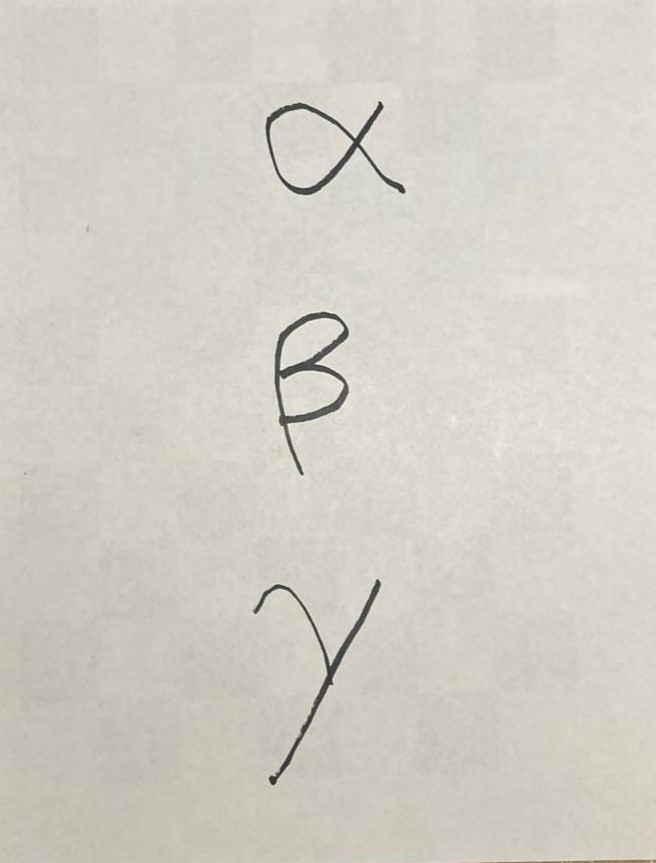
//> input picture ComputerVision_CS5330_25Fall/Project5/custom_greek_raw/alpha-beta-gamma1.jpeg, 656 x 863 px
$ ./P2-multiH-v3 ComputerVision_CS5330_25Fall/Project5/custom_greek_raw/ out.png   (built with g++ and OpenCV 4)
//> lines starting //> are read from the running program, lines starting //| are printed output that depends on the picture
//> further down, img is the input picture: 863 rows x 656 cols, CV_8UC3; mean B, G, R 197.5, 206.8, 210.9
/*
功能: 对每张图像计算未归一化的 8-bin RGB 直方图（每通道 8 个 bin），构成全图（24 值）与中心区域（24 值）
的拼接向量后对整个向量做 L1 归一化，输出文件名 + 48 个浮点特征（总和约为 1.0）。
Compute raw 8-bin per-channel RGB histograms (3*8=24) for the full image and for a center ROI (center 25%×25%),
concatenate them into a 48-length vector, then L1-normalize the whole vector so the sum ≈ 1.0. Save each image's filename and the 48 normalized floats as a CSV row.
颜色直方图+梯度幅值直方图

Parameters to Pass 运行时需传入 2 个位置参数，顺序固定： 参数顺序 参数含义 示例值
第 1 个 图像文件夹路径 ./images 第 2 个 输出 CSV 文件路径 ./features_multiH.csv

Usage: ./P2-multiH-v3 <image_folder> <output_csv>
Example: ./P2-multiH-v3 ./images features.csv

实现与生成文件示意
直方图计算：对每个通道使用 8 个 bin，范围 [0,256)。computeRGBHistRaw 返回按通道拼接的原始 bin 值（长度 24），此处不对单通道做归一化。
中心区域：中心 ROI 大小为图像宽高的 1/4（cw = w/4, ch = h/4），并做边界夹紧以保证合法矩形。
特征拼接与归一化：
拼接顺序为：full-image(24) + center-ROI(24) -> 48。
对整个 48 维向量做 L1 归一化（所有绝对值之和 = 1.0，若和为 0 则保持原向量除以 1 防止除 0）。
输出 CSV 行格式： filename,f0,f1,...,f47 其中 filename 为文件名（不含路径），每个 f 是归一化后的浮点数，字段用逗号分隔。
*/

#include <opencv2/opencv.hpp>
#include <iostream>
#include <filesystem>
#include <fstream>
#include <vector>
using namespace std;
using namespace cv;
namespace fs = std::filesystem;

// Extract single RGB histogram with 8 bins per channel, then return concatenated vector
// IMPORTANT: returns concatenated vector (3*8 = 24) and DOES NOT normalize per-channel.
// We'll normalize the whole combined vector (or combined full+center) later.
vector<float> computeRGBHistRaw(const Mat& img) {
    vector<Mat> channels;
    split(img, channels);
    int histSize = 8;
    float range[] = {0, 256};
    const float* histRange = {range};
    vector<float> feature;
    feature.reserve(3 * histSize);
    for (int i = 0; i < 3; ++i) {
        Mat hist;
        calcHist(&channels[i], 1, 0, Mat(), hist, 1, &histSize, &histRange);
        // push raw bins (not normalized here)
        for (int j = 0; j < histSize; ++j) feature.push_back(hist.at<float>(j));
    }
//> this loop made 3 passes
//> hist on passes 1 to 3: [3, 1325, 3557, 1202, 914, 130385, 428390, 352], [0, 784, 3803, 1219, 999, 20594, 532334, 6395], [0, 728, 3816, 1119, 1069, 2585, 516204, 40607]
//> after the loop, feature = 24 values, max 532334 at index 14, min 0 at index 8, mean 70766
    return feature; // length = 24
}

// compute combined feature: full-image hist (24) + center hist (24) -> 48
// then L1-normalize the entire concatenated vector so sum = 1.0
vector<float> computeCombinedFeature(const Mat& img) {
    vector<float> fullHist = computeRGBHistRaw(img);
//> fullHist has the same summary as feature in computeRGBHistRaw

    // center ROI - we use a center rectangle sized 25% x 25% of image (as before)
    int w = img.cols, h = img.rows;
//> w = 656; h = 863
    int cw = max(1, w / 4), ch = max(1, h / 4);
//> cw = 164; ch = 215
    int sx = (w - cw) / 2, sy = (h - ch) / 2;
//> sx = 246; sy = 324
    // clamp to image
    if (sx < 0) sx = 0;
    if (sy < 0) sy = 0;
    if (sx + cw > w) cw = w - sx;
    if (sy + ch > h) ch = h - sy;
    Rect centerRect(sx, sy, cw, ch);
//> centerRect = Rect(246, 324, 164, 215)
    Mat centerROI = img(centerRect);
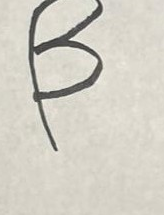
//> centerROI: 215 rows x 164 cols, CV_8UC3; mean B, G, R 196.4, 206.8, 210.2
    vector<float> centerHist = computeRGBHistRaw(centerROI);
//> the loop in computeRGBHistRaw (call 2), `for (int i = 0; i < 3; ++i)` made 3 passes
//> hist on passes 1 to 3: [0, 110, 1585, 354, 243, 345, 32447, 176], [0, 42, 1546, 408, 250, 271, 31441, 1302], [0, 32, 1526, 437, 245, 269, 28483, 4268]
//> centerHist = 24 values, max 32447 at index 6, min 0 at index 0, mean 4407.5

    // concatenate
    vector<float> combined;
    combined.reserve(fullHist.size() + centerHist.size());
    combined.insert(combined.end(), fullHist.begin(), fullHist.end());
//> combined has the same summary as feature in computeRGBHistRaw
    combined.insert(combined.end(), centerHist.begin(), centerHist.end());
//> combined = 48 values, max 532334 at index 14, min 0 at index 8, mean 37586.8

    // L1 normalize the whole combined vector so total sum == 1.0
    double s = 0.0;
    for (float v : combined) s += fabs(v);
//> this loop made 48 passes
//> (v, s) on passes 1 to 12: (3, 3), (1325, 1328), (3557, 4885), (1202, 6087), (914, 7001), (130385, 137386), (428390, 565776), (352, 566128), (0, 566128), (784, 566912), (3803, 570715), (1219, 571934)
//> after the loop, s = 1804164
    if (s <= 0) s = 1.0; // avoid div0
    for (float &v : combined) v = float(v / s);
//> this loop made 48 passes
//> v on passes 1 to 12: 1.66e-06, 0.000734, 0.00197, 0.000666, 0.000507, 0.0723, 0.237, 0.000195, 0, 0.000435, 0.00211, 0.000676

    return combined; // length 48, sum ~= 1.0
}

int main(int argc, char** argv) {
    if (argc < 3) {
        cout << " Usage: ./P2-multiH-v3 <image_folder> <output_csv>\n";
        return -1;
    }

    string folder = argv[1];
    string output_csv = argv[2];
    ofstream fout(output_csv);
    if (!fout.is_open()) {
        cerr << " Failed to open output file.\n";
        return -1;
    }

    for (const auto& entry : fs::directory_iterator(folder)) {
        string path = entry.path().string();
        Mat img = imread(path);
        if (img.empty()) continue;

        vector<float> feat = computeCombinedFeature(img);
//> feat = 48 values, max 0.295 at index 14, min 0 at index 8, mean 0.0208

        fout << fs::path(path).filename().string();
        for (float v : feat) fout << "," << v;
        fout << "\n";
        cout << "Processed: " << path << endl;
    }
//> pass 2 of the loop `for (const auto& entry : fs::directory_iterator(folder))`:
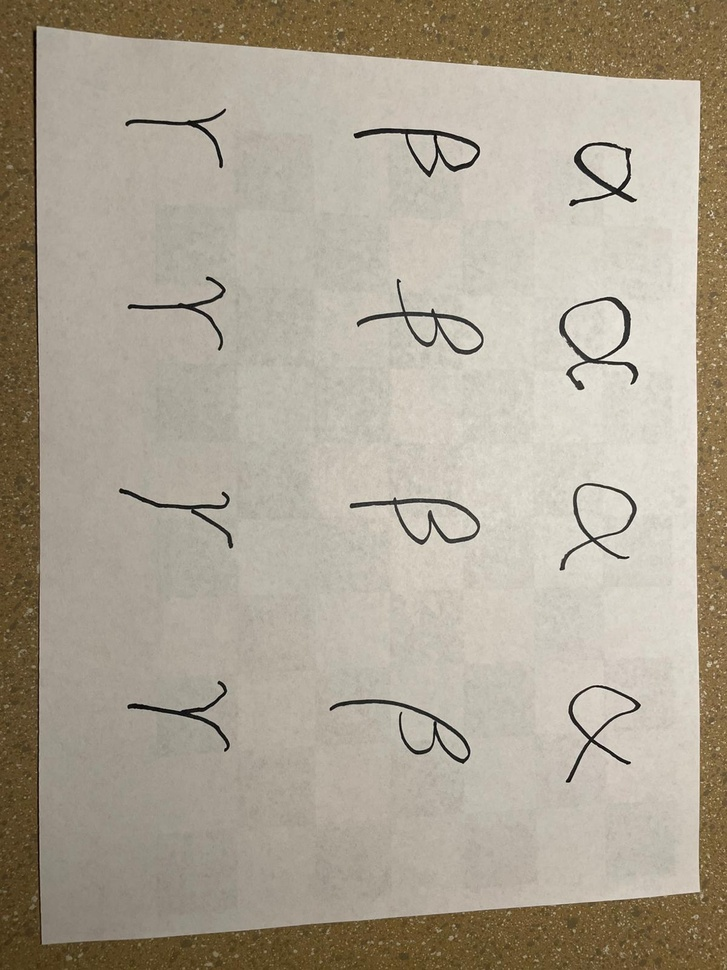
//> input picture ComputerVision_CS5330_25Fall/Project5/custom_greek_raw/alpha-beta-gamma2.jpeg, 727 x 970 px, shrunk from 1200 x 1600 before the run
//> img is the input picture: 970 rows x 727 cols, CV_8UC3; mean B, G, R 147.1, 163.1, 172.2
//> in computeRGBHistRaw (call 3), `split(img, channels);`:
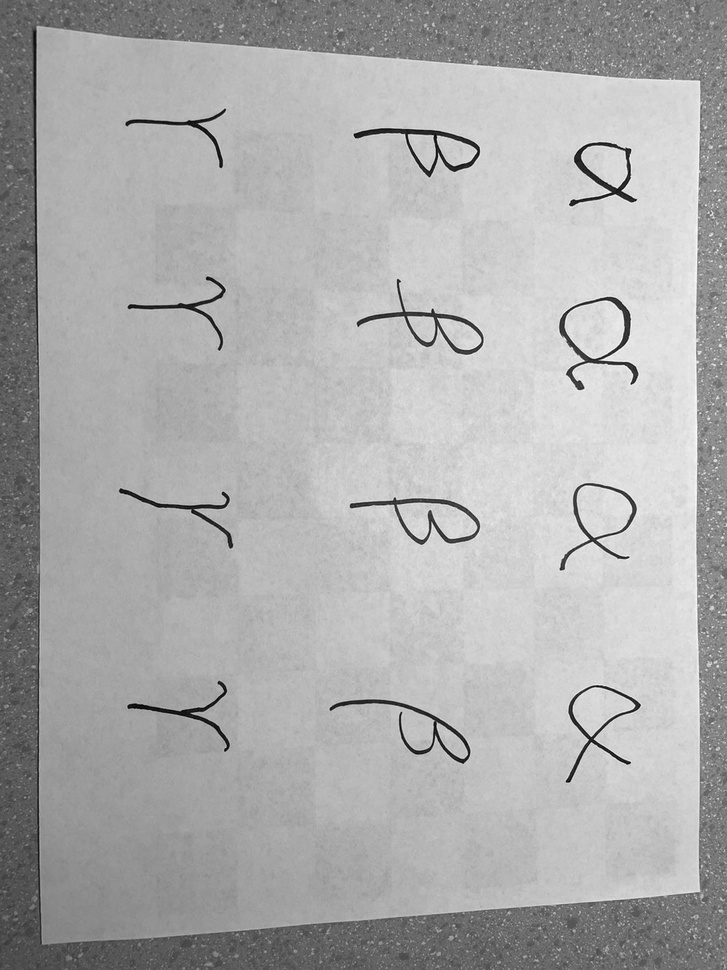
//> channels[2]: 970 rows x 727 cols, CV_8UC1; min 3, max 255, mean 172.2
//> the loop in computeRGBHistRaw (call 3), `for (int i = 0; i < 3; ++i)` made 3 passes
//> hist on passes 1 to 3: [13630, 90589, 36463, 17842, 175732, 247904, 122621, 409], [3888, 14617, 76508, 46603, 83092, 271945, 204223, 4314], [3006, 6329, 37278, 68086, 69716, 265911, 237784, 17080]
//> after the loop in computeRGBHistRaw (call 3), `for (int i = 0; i < 3; ++i)`: feature = 24 values, max 271945 at index 13, min 409 at index 7, mean 88148.8
//> centerROI: 242 rows x 181 cols, CV_8UC3
//> in computeRGBHistRaw (call 4), `split(img, channels);`:
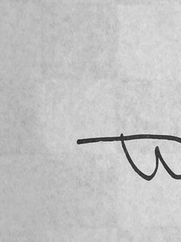
//> channels[2]: 242 rows x 181 cols, CV_8UC1; min 22, max 251, mean 195.1
//> the loop in computeRGBHistRaw (call 4), `for (int i = 0; i < 3; ++i)` made 3 passes
//> hist on passes 1 to 3: [30, 608, 140, 95, 271, 37571, 5084, 3], [2, 542, 219, 89, 100, 21089, 21724, 37], [1, 484, 272, 86, 99, 14164, 28602, 94]
//> after the loop in computeRGBHistRaw (call 4), `for (int i = 0; i < 3; ++i)`: feature = 24 values, max 37571 at index 5, min 1 at index 16, mean 5475.2
//> the loop in computeCombinedFeature (call 2), `for (float v : combined) s += fabs(v);` made 48 passes
//> (v, s) on passes 1 to 8: (13630, 13630), (90589, 104219), (36463, 140682), (17842, 158524), (175732, 334256), (247904, 582160), (122621, 704781), (409, 705190)
//> the loop in computeCombinedFeature (call 2), `for (float &v : combined) v = float(v / s);` made 48 passes
//> v on passes 1 to 8: 0.00607, 0.0403, 0.0162, 0.00794, 0.0782, 0.11, 0.0546, 0.000182
//> feat = 48 values, max 0.121 at index 13, min 4.45e-07 at index 40, mean 0.0208
//> the loop `for (float v : feat) fout << "," << v;` made 48 passes

    fout.close();
    cout << "Feature CSV saved to " << output_csv << endl;
    return 0;
}
